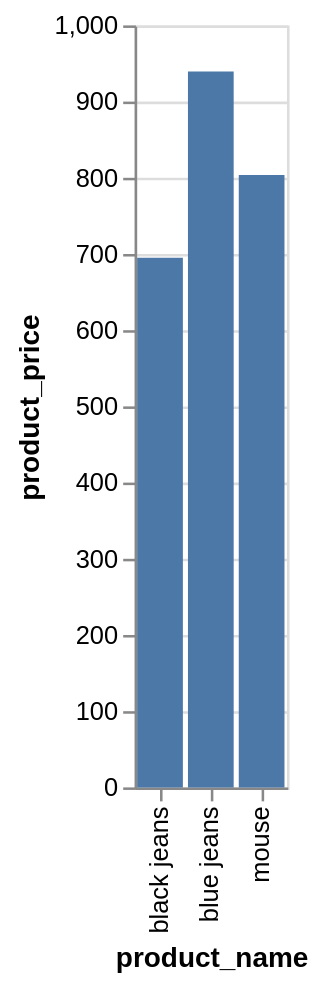

This figure's Vega-Lite source:
### Vega-Lite specification from a JSON file in a GitHub repository (floating-point values rounded to 4 significant figures)
{"data": {"values": [{"x_data": "black jeans", "y_data": 695.2}, {"x_data": "blue jeans", "y_data": 939.6}, {"x_data": "mouse", "y_data": 803.7}]}, "mark": "bar", "encoding": {"x": {"field": "x_data", "type": "nominal", "title": "product_name", "sort": "ascending"}, "y": {"field": "y_data", "type": "quantitative", "title": "product_price"}}}
